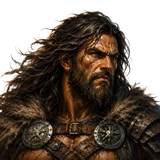
#> input picture src/content/heroes/barbarian/head.webp, 160 x 160 px
$ python prepare_isometric_sheet.py --input ../../../src/content/heroes/barbarian/head.webp --output out.png
#> lines starting #> are read from the running program, lines starting #| are printed output that depends on the picture
#!/usr/bin/env python3
"""Prepare an isometric unit animation strip for Nido Wars-style sheets."""

from __future__ import annotations

import argparse
import json
from collections import deque
from pathlib import Path

from PIL import Image, ImageChops, ImageFilter


def parse_color(value: str | None) -> tuple[int, int, int] | None:
    if not value:
        return None
    text = value.strip()
    if text.startswith("#"):
        text = text[1:]
    if len(text) != 6:
        raise ValueError(f"expected #rrggbb color, got {value!r}")
    return tuple(int(text[i : i + 2], 16) for i in range(0, 6, 2))


def parse_crop(value: str | None) -> tuple[int, int, int, int] | None:
    if not value:
        return None
    parts = [int(part.strip()) for part in value.split(",")]
    if len(parts) != 4:
        raise ValueError("--crop must be left,top,right,bottom")
    return tuple(parts)


def color_distance(a: tuple[int, int, int], b: tuple[int, int, int]) -> int:
    return abs(a[0] - b[0]) + abs(a[1] - b[1]) + abs(a[2] - b[2])


def guess_border_key(image: Image.Image) -> tuple[int, int, int]:
    rgb = image.convert("RGB")
    samples: dict[tuple[int, int, int], int] = {}
    w, h = rgb.size
    px = rgb.load()
    for x in range(w):
        for y in (0, h - 1):
            samples[px[x, y]] = samples.get(px[x, y], 0) + 1
    for y in range(h):
        for x in (0, w - 1):
            samples[px[x, y]] = samples.get(px[x, y], 0) + 1
    return max(samples.items(), key=lambda item: item[1])[0]


def border_is_mostly_transparent(image: Image.Image) -> bool:
    rgba = image.convert("RGBA")
    w, h = rgba.size
    px = rgba.load()
    transparent = 0
    total = 0
    for x in range(w):
        for y in (0, h - 1):
            total += 1
            transparent += 1 if px[x, y][3] == 0 else 0
    for y in range(h):
        for x in (0, w - 1):
            total += 1
            transparent += 1 if px[x, y][3] == 0 else 0
    return transparent / max(1, total) > 0.85


def remove_edge_key(image: Image.Image, key: tuple[int, int, int], threshold: int) -> Image.Image:
    rgba = image.convert("RGBA")
    w, h = rgba.size
    px = rgba.load()
    seen: set[tuple[int, int]] = set()
    queue: deque[tuple[int, int]] = deque()

    for x in range(w):
        queue.append((x, 0))
        queue.append((x, h - 1))
    for y in range(h):
        queue.append((0, y))
        queue.append((w - 1, y))

    while queue:
        x, y = queue.popleft()
        if (x, y) in seen:
            continue
        seen.add((x, y))
        r, g, b, a = px[x, y]
        if a == 0 or color_distance((r, g, b), key) > threshold:
            continue
        px[x, y] = (r, g, b, 0)
        if x > 0:
            queue.append((x - 1, y))
        if x + 1 < w:
            queue.append((x + 1, y))
        if y > 0:
            queue.append((x, y - 1))
        if y + 1 < h:
            queue.append((x, y + 1))
    return rgba


def add_outline(frame: Image.Image, radius: int, color: tuple[int, int, int, int]) -> Image.Image:
    if radius <= 0:
        return frame

    alpha = frame.getchannel("A")
    outline_alpha = alpha.filter(ImageFilter.MaxFilter(radius * 2 + 1))
    outline = Image.new("RGBA", frame.size, color)
    outline.putalpha(outline_alpha)
    return Image.alpha_composite(outline, frame)


def trim_and_fit(
    frame: Image.Image,
    cell: int,
    baseline_y: int,
    padding: int,
    max_subject_width: int,
    max_subject_height: int,
    outline_radius: int,
    outline_color: tuple[int, int, int, int],
) -> Image.Image:
    alpha = frame.getchannel("A")
    bbox = alpha.getbbox()
    out = Image.new("RGBA", (cell, cell), (0, 0, 0, 0))
    if not bbox:
        return out

    crop = frame.crop(bbox)
    max_w = max_subject_width if max_subject_width > 0 else cell - padding * 2
    max_h = max_subject_height if max_subject_height > 0 else baseline_y - padding
    scale = min(max_w / crop.width, max_h / crop.height, 1.0)
    fitted = crop.resize(
        (max(1, round(crop.width * scale)), max(1, round(crop.height * scale))),
        Image.Resampling.LANCZOS,
    )
    fitted = add_outline(fitted, outline_radius, outline_color)
    x = (cell - fitted.width) // 2
    y = baseline_y - fitted.height
    out.alpha_composite(fitted, (x, y))
    return out


def remove_small_components(image: Image.Image, min_area: int) -> Image.Image:
    if min_area <= 0:
        return image

    rgba = image.convert("RGBA")
    alpha = rgba.getchannel("A")
    w, h = rgba.size
    visited: set[tuple[int, int]] = set()
    remove: list[tuple[int, int]] = []
    alpha_px = alpha.load()

    for start_y in range(h):
        for start_x in range(w):
            if (start_x, start_y) in visited or alpha_px[start_x, start_y] == 0:
                continue

            component: list[tuple[int, int]] = []
            queue: deque[tuple[int, int]] = deque([(start_x, start_y)])
            visited.add((start_x, start_y))
            while queue:
                x, y = queue.popleft()
                component.append((x, y))
                for nx, ny in ((x - 1, y), (x + 1, y), (x, y - 1), (x, y + 1)):
                    if nx < 0 or nx >= w or ny < 0 or ny >= h or (nx, ny) in visited:
                        continue
                    visited.add((nx, ny))
                    if alpha_px[nx, ny] > 0:
                        queue.append((nx, ny))

            if len(component) < min_area:
                remove.extend(component)

    if remove:
        px = rgba.load()
        for x, y in remove:
            r, g, b, _a = px[x, y]
            px[x, y] = (r, g, b, 0)
    return rgba


def split_frames(image: Image.Image, frames: int) -> list[Image.Image]:
    w, h = image.size
    frame_w = w / frames
    return [
        image.crop((round(i * frame_w), 0, round((i + 1) * frame_w), h))
        for i in range(frames)
    ]


def count_alpha(image: Image.Image) -> int:
    return sum(image.getchannel("A").histogram()[1:])


def edge_alpha(image: Image.Image) -> int:
    alpha = image.getchannel("A")
    w, h = alpha.size
    boxes = ((0, 0, w, 1), (0, h - 1, w, h), (0, 0, 1, h), (w - 1, 0, w, h))
    return sum(sum(alpha.crop(box).histogram()[1:]) for box in boxes)


def diff_score(a: Image.Image, b: Image.Image) -> int:
    diff = ImageChops.difference(a, b).convert("RGBA")
    return sum(1 for _count, color in diff.getcolors(maxcolors=10_000_000) or [] if color != (0, 0, 0, 0))


def residue_count(image: Image.Image, key: tuple[int, int, int], threshold: int) -> int:
    total = 0
    for count, color in image.getcolors(maxcolors=10_000_000) or []:
        r, g, b, a = color
        if a and color_distance((r, g, b), key) <= threshold:
            total += count
    return total


def save_webp(sheet: Image.Image, path: Path, frames: int, cell: int, duration: int) -> None:
    preview_frames = [
        sheet.crop((i * cell, 0, (i + 1) * cell, cell)).convert("RGBA")
        for i in range(frames)
    ]
    path.parent.mkdir(parents=True, exist_ok=True)
    preview_frames[0].save(
        path,
        save_all=True,
        append_images=preview_frames[1:],
        duration=duration,
        loop=0,
        lossless=True,
        exact=True,
        method=6,
    )


def main() -> None:
    parser = argparse.ArgumentParser(description=__doc__)
    parser.add_argument("--input", required=True)
    parser.add_argument("--output", required=True)
    parser.add_argument("--preview")
    parser.add_argument("--report")
    parser.add_argument("--frames", type=int, default=8)
    parser.add_argument("--cell", type=int, default=186)
    parser.add_argument("--baseline-y", type=int, default=180)
    parser.add_argument("--duration", type=int, default=125)
    parser.add_argument("--padding", type=int, default=3)
    parser.add_argument("--max-subject-width", type=int, default=0)
    parser.add_argument("--max-subject-height", type=int, default=0)
    parser.add_argument("--outline-radius", type=int, default=0)
    parser.add_argument("--outline-color", default="#0e0b09")
    parser.add_argument("--outline-alpha", type=int, default=235)
    parser.add_argument("--min-component-area", type=int, default=120)
    parser.add_argument("--key", default="")
    parser.add_argument("--key-threshold", type=int, default=90)
    parser.add_argument("--residue-threshold", type=int, default=50)
    parser.add_argument("--crop", default="")
    parser.add_argument("--min-pixels", type=int, default=700)
    args = parser.parse_args()

    source = Path(args.input)
    with Image.open(source) as opened:
#> opened is the input picture: PIL image 160x160 RGBA; mean R, G, B, A 60.8, 48.6, 38, 182.5
        image = opened.convert("RGBA")

    crop = parse_crop(args.crop)
    if crop:
        image = image.crop(crop)

    explicit_key = parse_color(args.key)
    outline_rgb = parse_color(args.outline_color) or (14, 11, 9)
    outline_color = (*outline_rgb, max(0, min(255, args.outline_alpha)))
    transparent_input = border_is_mostly_transparent(image)
#> after the loop in border_is_mostly_transparent, `for x in range(w):`: total = 320; transparent = 160
#> after the loop in border_is_mostly_transparent, `for y in range(h):`: total = 640; transparent = 346
#> transparent_input = False
    key = explicit_key if explicit_key else (None if transparent_input else guess_border_key(image))
#> in guess_border_key, `rgb = image.convert("RGB")`:
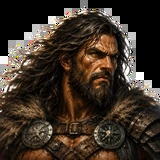
#> rgb: PIL image 160x160 RGB; mean R, G, B 60.8, 48.6, 38
#> after the loop in guess_border_key, `for x in range(w):`: samples = 153 items
#> after the loop in guess_border_key, `for y in range(h):`: samples = 318 items
#> key = (0, 0, 0)
    cleaned = remove_edge_key(image, key, args.key_threshold) if key else image.convert("RGBA")
#> the loop in remove_edge_key, `while queue:` made 8834 passes
#> (r, g, b, a) on passes 1 to 3: (0, 0, 0, 0), (35, 22, 20, 255), (0, 0, 0, 0)
#> after the loop in remove_edge_key, `while queue:`: seen = 3390 items
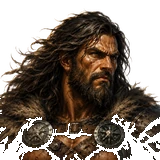
#> cleaned: PIL image 160x160 RGBA; mean R, G, B, A 60.8, 48.6, 38, 161.8; transparent parts drawn white
    fitted_frames = [
        remove_small_components(
            trim_and_fit(
                frame,
                args.cell,
                args.baseline_y,
                args.padding,
                args.max_subject_width,
                args.max_subject_height,
                args.outline_radius,
                outline_color,
            ),
            args.min_component_area,
        )
        for frame in split_frames(cleaned, args.frames)
    ]
#> in trim_and_fit, `bbox = alpha.getbbox()`: bbox = (0, 45, 20, 159)
#> in trim_and_fit, `out = Image.new("RGBA", (cell, cell), (0, 0, 0, 0))`: out: PIL image 186x186 RGBA; every value is 0
#> in remove_small_components, `alpha = rgba.getchannel("A")`:
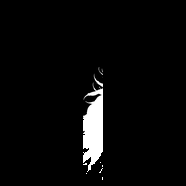
#> alpha: PIL image 186x186 L; min 0, max 255, mean 9.2
#> the loop in remove_small_components, `for x, y in remove:` made 101 passes
#> (r, g, b) on passes 1 to 12: (255, 251, 253), (219, 207, 199), (217, 204, 199), (186, 170, 157), (186, 170, 159), (181, 163, 146), (179, 163, 152), (255, 247, 231), (199, 183, 168), (213, 198, 191), (199, 191, 180), (187, 174, 165)
#> in trim_and_fit (call 8), `crop = frame.crop(bbox)`:
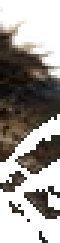
#> crop: PIL image 20x81 RGBA (shown 3 times larger); mean R, G, B, A 64.8, 57.6, 50.7, 129.7; transparent parts drawn white
#> in trim_and_fit (call 8), `out.alpha_composite(fitted, (x, y))`:
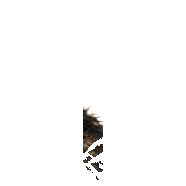
#> out: PIL image 186x186 RGBA; mean R, G, B, A 2, 1.7, 1.5, 6.1; transparent parts drawn white

    sheet = Image.new("RGBA", (args.frames * args.cell, args.cell), (0, 0, 0, 0))
#> sheet: PIL image 1488x186 RGBA; every value is 0
    for i, frame in enumerate(fitted_frames):
        sheet.alpha_composite(frame, (i * args.cell, 0))
#> this loop made 8 passes
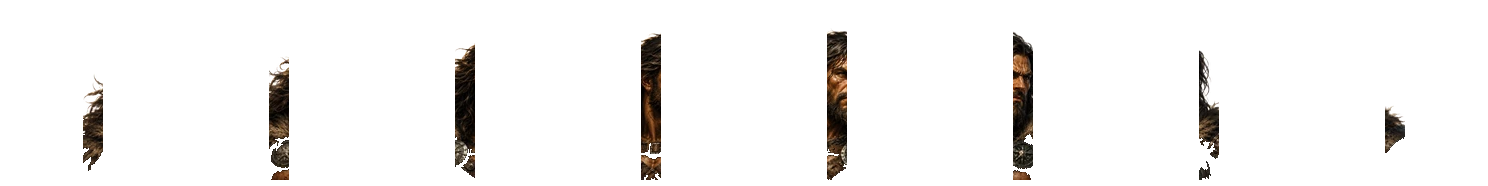
#> sheet: PIL image 1488x186 RGBA; mean R, G, B, A 4.1, 3.1, 2.2, 14.5; transparent parts drawn white

    output = Path(args.output)
    output.parent.mkdir(parents=True, exist_ok=True)
    sheet.save(output)

    warnings: list[str] = []
    cells = []
    previous = None
    for i, frame in enumerate(fitted_frames):
        pixels = count_alpha(frame)
        edges = edge_alpha(frame)
        residue = residue_count(frame, key, args.residue_threshold) if key else 0
        diff = None if previous is None else diff_score(previous, frame)
        if pixels < args.min_pixels:
            warnings.append(f"frame {i} is sparse ({pixels} opaque pixels)")
        if edges:
            warnings.append(f"frame {i} touches the cell edge ({edges} edge pixels)")
        if residue:
            warnings.append(f"frame {i} has {residue} near-key opaque pixels")
        if diff is not None and diff < 200:
            warnings.append(f"frame {i - 1}->{i} changes very little ({diff} pixels)")
        cells.append({"frame": i, "opaque_pixels": pixels, "edge_pixels": edges, "residue_pixels": residue, "diff_from_previous": diff})
        previous = frame
#> this loop made 8 passes
#> pass 2, in diff_score, `diff = ImageChops.difference(a, b).convert("RGBA")`:
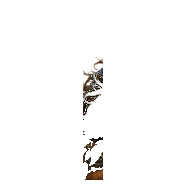
#> diff: PIL image 186x186 RGBA; mean R, G, B, A 5, 4.2, 3.6, 6.9; transparent parts drawn white

    report = {
        "ok": True,
        "input": str(source),
        "output": str(output),
        "size": [sheet.width, sheet.height],
        "frames": args.frames,
        "cell": args.cell,
        "key": f"#{key[0]:02x}{key[1]:02x}{key[2]:02x}" if key else None,
        "warnings": warnings,
        "cells": cells,
    }

    if args.preview:
        save_webp(sheet, Path(args.preview), args.frames, args.cell, args.duration)
        report["preview"] = args.preview

    report_path = Path(args.report) if args.report else output.with_suffix(".json")
    report_path.parent.mkdir(parents=True, exist_ok=True)
    report_path.write_text(json.dumps(report, indent=2), encoding="utf-8")
    print(json.dumps({"ok": True, "output": str(output), "warnings": len(warnings)}, indent=2))
#| {
#|   "ok": true,
#|   "output": "out.png",
#|   "warnings": 9
#| }


if __name__ == "__main__":
    main()
